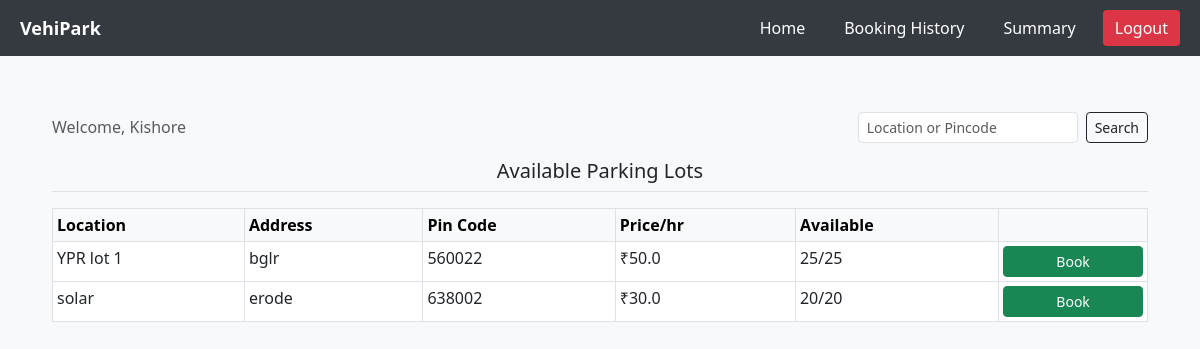
Screenshot of /user (signed in) with the database file from the repository.
### models.py (models this page shows)
class Parking(db.Model):
    __tablename__ = "parking"
    id = db.Column(db.Integer, primary_key=True)
    primary_location_name = db.Column(db.String(20), nullable=False)
    address = db.Column(db.String(20), nullable=False)
    pin_code = db.Column(db.String(20), nullable=False)
    price = db.Column(db.Float, nullable=False)
    number_of_spots = db.Column(db.Integer, nullable=False)
    spots = db.relationship(
        "parkingSpot", back_populates="parking", cascade="all, delete-orphan"
    )

### controllers.py (the view)
@app.route("/user", methods=["GET", "POST"])
def user():
    if "username" not in session:
        return redirect(url_for("login"))
    username = session["username"]
    query = request.args.get("query")
    if query:
        parkings = Parking.query.filter(
            (Parking.primary_location_name.ilike(f"%{query}%"))
            | (Parking.address.ilike(f"%{query}%"))
            | (Parking.pin_code.ilike(f"%{query}%"))
        ).all()
    else:
        parkings = Parking.query.all()
    available_counts = {}
    for parking in parkings:
        available_counts[parking.id] = parkingSpot.query.filter_by(
            parking_id=parking.id, status="A"
        ).count()
    return render_template(
        "user.html",
        username=username,
        parkings=parkings,
        available_counts=available_counts,
    )

### templates/user.html (shortened to what this page needs)
{% extends "user_base.html" %}
{% block content %}
<div class="container py-3">
  <div class="d-flex justify-content-between align-items-center mb-3">
    <h6 class="text-muted m-0">Welcome, {{ username }}</h6>
    <form method="GET" action="{{ url_for('user') }}" class="d-flex" role="search">
      <input type="text" name="query" class="form-control form-control-sm me-2 border" placeholder="Location or Pincode" value="{{ request.args.get('query', '') }}">
      <button class="btn btn-outline-dark btn-sm" type="submit">Search</button>
    </form>
  </div>
  <h5 class="text-center border-bottom pb-2 mb-3">Available Parking Lots</h5>
  {% if parkings %}
  <div class="table-responsive">
    <table class="table table-sm table-bordered">
      <thead class="table-light">
        <tr>
          <th>Location</th>
          <th>Address</th>
          <th>Pin Code</th>
          <th>Price/hr</th>
          <th>Available</th>
          <th></th>
        </tr>
      </thead>
      <tbody>
        {% for lot in parkings %}
        <tr>
          <td>{{ lot.primary_location_name }}</td>
          <td>{{ lot.address }}</td>
          <td>{{ lot.pin_code }}</td>
          <td>₹{{ lot.price }}</td>
          <td>{{ available_counts[lot.id] }}/{{ lot.number_of_spots }}</td>
          <td>
            <a href="/booking/{{ lot.id }}" class="btn btn-success btn-sm w-100">Book</a>
          </td>
        </tr>
        {% endfor %}
      </tbody>
    </table>
  </div>
  {% else %}
  <div class="alert alert-secondary text-center small">No parking lots found.</div>
  {% endif %}
</div>
{% endblock %}

### rows the page displays
Parking: primary_location_name "YPR lot 1", address "bglr", pin_code "560022", price "50.0", number_of_spots "25"
Parking: primary_location_name "solar", address "erode", pin_code "638002", price "30.0", number_of_spots "20"

### other values shown
{{ username }} "Kishore"
